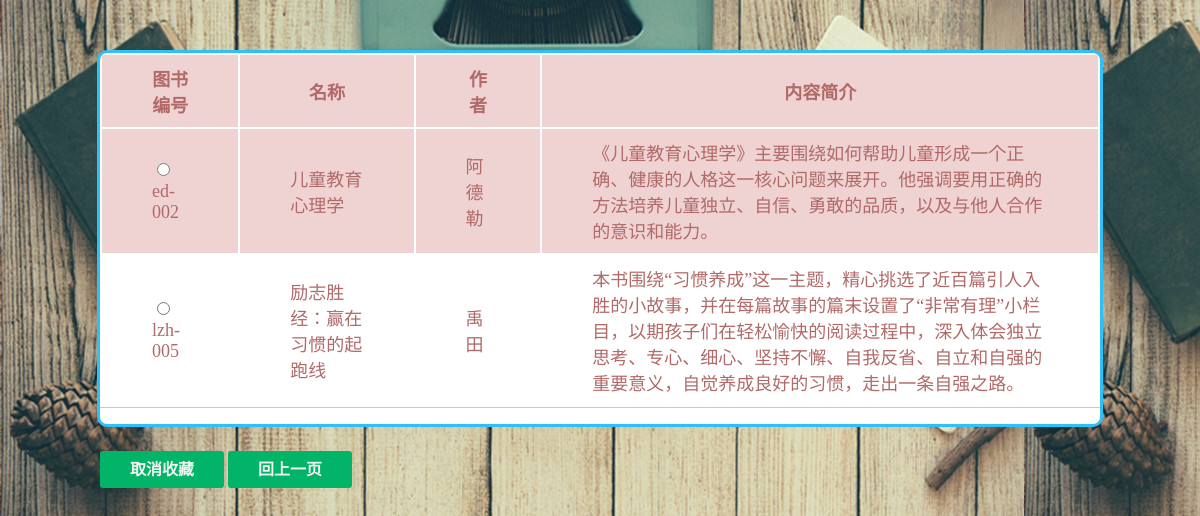
/collect.php (signed in), run on the app's committed database.
### tables this page shows
CREATE TABLE IF NOT EXISTS `collect` (
  `collect_id` int(100) NOT NULL AUTO_INCREMENT,
  `reader_id` int(100) NOT NULL,
  `book_id` varchar(1000) NOT NULL,
  PRIMARY KEY (`collect_id`)
);

CREATE TABLE IF NOT EXISTS `book` (
  `book_id` varchar(100) NOT NULL,
  `name` varchar(100) NOT NULL,
  `writer` varchar(100) NOT NULL,
  `publish` varchar(100) NOT NULL,
  `sum` int(4) NOT NULL,
  `rest_num` int(4) NOT NULL,
  `book_cat` varchar(100) NOT NULL,
  `floor` int(4) NOT NULL,
  `library_id` int(10) NOT NULL,
  `infromation` varchar(1000) NOT NULL,
  `publish_time` date NOT NULL,
  `price` int(10) NOT NULL,
  `score` int(100) NOT NULL,
  `yuyue` varchar(100) DEFAULT NULL,
  `likes` varchar(1000) NOT NULL,
  PRIMARY KEY (`book_id`)
);

### dbtools.inc.php (called while the page is built, shortened)
<?php
  function execute_sql($link, $database, $sql)
  {
    mysqli_select_db($link, $database)
      or die("開啟資料庫失敗: " . mysqli_error($link));
    $result = mysqli_query($link, $sql);
    return $result;
  }
?>

### collect.php (the view, shortened to what this page needs)
<!doctype html>
<html>
  <head>
  </head>
  <body background="img/15 (1)_副本.jpg">
  <div class="tyg-div-denglv">
	<div class="tyg-div-form">
   <form name="myForm" action="quxiao.php" method="post" >
  <table id="table-1" >
<thead>
<th>图书编号</th>
<th>名称</th>
<th>作者</th>
<th>内容简介</th>
</thead>
<tbody>
<?php
require_once("dbtools.inc.php");
$link = create_connection();
$id=$_SESSION["reader_id"];
$sql = "SELECT collect.book_id,name,writer,infromation FROM `book`,`collect` WHERE `reader_id` = '$id' AND collect.book_id=book.book_id ";
$result = execute_sql($link, "library", $sql);
        $total_records = mysqli_num_rows($result);
        mysqli_data_seek($result, 0);
        for ($j = 0; $j < $total_records; $j++)
        {
      	while ($row = mysqli_fetch_object($result))
            {
              echo "<tr>";
	echo"<td>";
	echo "<input type='radio' name='id'" .
               "value='$row->book_id'><br>$row->book_id</td>";
            	echo"<td>$row->name</td>";
	 echo "<td >$row->writer</td>";
              echo "<td>$row->infromation</td>";
              echo "</tr>";
            }
        }
      ?>
    </table>
        <p align='center'>
	<div id="login_click" >
        <a id="btlogin" onClick="check_data()">取消收藏</a>
        <a id="btlogin" href="reader_center.html">回上一页</a>
		 </div>
	</form>
	</div>
	</div>
  </body>
</html>

### collect.php (style rules this page uses)
.tyg-div-denglv {  float:right; position:middle; right:3%;top:0%; }
.tyg-div-form { background-color:white; border-style:solid; border-radius:10px; width:1000px; height:auto; margin:50px auto 0 auto; color:#2ec0f6; }
#table-1 thead, #table-1 tr { border-top-width: 100px; border-top-height:500px; border-top-style: solid; background: #FFF position:middle; }
#table-1 { border-bottom-width: 1px; border-bottom-style: solid; border-bottom-color: rgb(230, 189, 189); }
#table-1 td, #table-1 th { padding: 10px 50px; font-size: 18px; font-family: Verdana; color: rgb(177, 106, 104); }
#table-1 tr:nth-child(even) { background: #FFF }
#table-1 tr:nth-child(odd) { background: rgb(238, 211, 210) }
#login_click { margin-top:32px; height:40px;position:absolute; }
#login_click a { text-decoration:none; background:#01B468; color:#f2f2f2; padding: 10px 30px 10px 30px; font-size:16px; font-family: 微软雅黑,宋体,Arial,Helvetica,Verdana,sans-serif; font-weight:bold; border-radius:3px; -webkit-transition:all linear 0.30s; -moz-transition:all linear 0.30s; transition:all linear 0.30s; }

### data on the page
collect: book "ed-002", book.name "儿童教育心理学", book.writer "阿德勒", book.infromation "《儿童教育心理学》主要围绕如何帮助儿童形成一个正确、健康的人格这一核心问题来展开。他强调要用正确的方法培养儿童独立、自信、勇敢的品质，以及与他人合作的意识和能力。"
collect: book "lzh-005", book.name "励志胜经：赢在习惯的起跑线", book.writer "禹田", book.infromation "本书围绕“习惯养成”这一主题，精心挑选了近百篇引人入胜的小故事，并在每篇故事的篇末设置了“非常有理”小栏目，以期孩子们在轻松愉快的阅读过程中，深入体会独立思考、专心、细心、坚持不懈、自我反省、自立和自强的重要意义，自觉养成良好的习惯，走出一条自强之路。"
